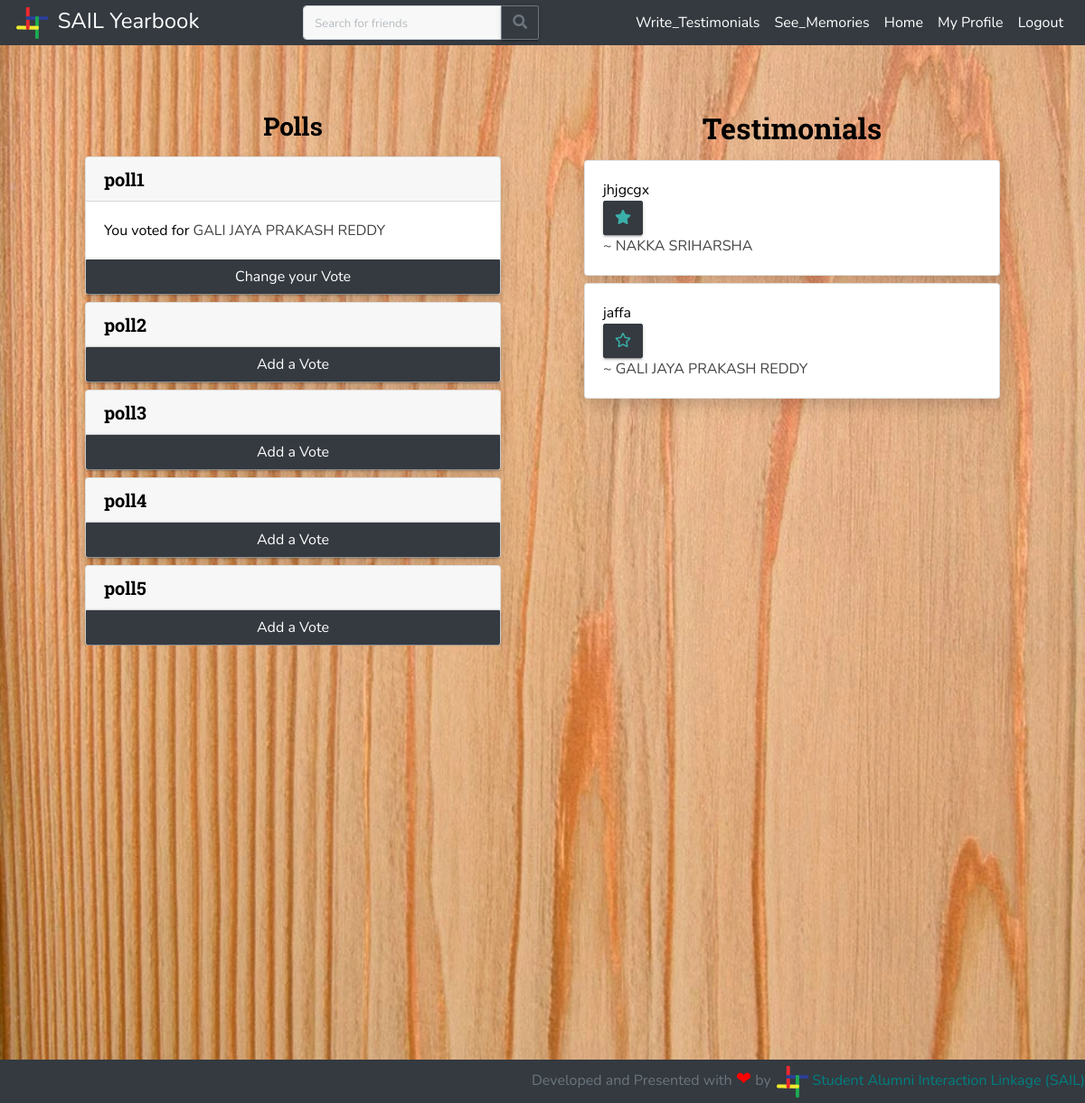
The app's page / (signed in) with its own data.
### students/models.py (models this page shows, shortened)
class PollQuestion(models.Model):
    question = models.CharField(max_length=200)

class Profile(models.Model):
    btech = '01'
    mtech = '41'
    phd = '61'
    msc = '21'
    msr = '43'
    ma = '22'
    bdes = '02'
    mdes = '42'
    error = '00'
    program_values = (
        (btech, 'BTech'),
        (mtech, 'MTech'),
        (phd, 'PhD'),
        (msc, 'MSc'),
        (msr, 'MS-R'),
        (ma, 'MA'),
        (bdes, 'BDes'),
        (mdes, 'MDes'),
        (error, 'Error')
    )
    cse = '01'
    ece = '02'
    me = '03'
    ce = '04'
    dd = '05'
    bsbe = '06'
    cl = '07'
    cst = '22'
    eee = '08'
    ma = '23'
    ph = '21'
    rt = '54'
    hss = '41'
    enc = '51'
    env = '52'
    nt = '53'
    lst = '55'
    department_values = (
        (cse, 'Computer Science & Engineering'),
        (ece, 'Electronics & Communication Engineering'),
        (me, 'Mechanical Engineering'),
        (ce, 'Civil Engineering'),
        (dd, 'Design'),
        (bsbe, 'Biosciences & Bioengineering'),
        (cl, 'Chemical Engineering'),
        (cst, 'Chemical Science & Technology'),
        (eee, 'Electronics & Electrical Engineering'),
        (ma, 'Mathematics & Computing'),
        (ph, 'Engineering Physics'),
        (rt, 'Rural Technology'),
        (hss, 'Humanities & Social Sciences'),
        (enc, 'Centre for Energy'),
        (env, 'Centre for Environment'),
        (nt, 'Centre for Nanotechnology'),
        (lst, 'Centre for Linguistic Science & Technology'),
        (error, 'Error')
    )
    profile_pic = models.ImageField(upload_to='profile_pics/', default='profile_pics/no-profile-pic.png')
    user = models.ForeignKey(User, on_delete=models.CASCADE)
    full_name = models.CharField(max_length=100)
    private = models.BooleanField(default=False)
    rollno = models.IntegerField()
    program = models.CharField(max_length=2, choices=program_values)
    department = models.CharField(max_length=3, choices=department_values)
    phone = models.IntegerField(default=+919999999999)
    alt_email = models.EmailField(max_length=300,default="not_found@gmail.com")
    bio = models.TextField(max_length=1000)
    graduating = models.BooleanField(default=False)

class Testimonial(models.Model):
    favourite = models.BooleanField(default=False)
    given_by = models.ForeignKey(Profile, null=True, on_delete=models.CASCADE, related_name='given_by')
    content = models.TextField(max_length=1000)
    given_to = models.ForeignKey(Profile, null=True, on_delete=models.CASCADE, related_name='given_to')

### students/views.py (the view)
# urls.py: 2. Add a URL to urlpatterns:  path('', views.home, name='home')
@login_required
def home(request):
    if request.method == 'GET':
        if request.user and not request.user.is_anonymous:
            logged_in = True
        else:
            logged_in = False
        if logged_in:
            user = User.objects.filter(username=request.user.username).first()
            poll_questions = PollQuestion.objects.all()
            polls = {}
            if user.is_superuser:
                for question in poll_questions:
                    answers = PollAnswer.objects.filter(question=question)
                    answers_count = answers.count()
                    poll_dict = {}
                    for answer in answers:
                        if answer.answer in poll_dict.keys():
                            poll_dict[answer.answer].append(answer.voted_by)
                        else:
                            poll_dict[answer.answer] = [answer.voted_by]
                    polls[(question, answers_count)] = sorted(poll_dict.items(), key=votes_sort_key, reverse=True)
                context = {
                    'polls': polls,
                    'user': user,
                    'logged_in': logged_in
                }
                return render(request, 'admin_home.html', context)
            else:
                user_profile = Profile.objects.filter(user=user).first()
                if not user_profile.graduating:
                    context = {
                        'user': user,
                        'user_profile': user_profile,
                        'logged_in': logged_in
                    }
                    return render(request, 'home.html', context)
                else:
                    testimonials = Testimonial.objects.filter(given_to=user_profile).order_by('-id')
                    for question in poll_questions:
                        answers = PollAnswer.objects.filter(question=question)
                        myanswer = answers.filter(voted_by=user_profile).first()
                        if myanswer:
                            myanswer = myanswer.answer
                        else:
                            myanswer = None
                        poll_nominees = []
                        for answer in answers:
                            if answer.answer not in poll_nominees:
                                poll_nominees.append(answer.answer)
                        polls[(question, myanswer)] = sorted(poll_nominees, key=nominees_sort_key)
                    context = {
                        'testimonials': testimonials,
                        'polls': polls,
                        'user': user,
                        'user_profile': user_profile,
                        'logged_in': logged_in
                    }
                    return render(request, 'home.html', context)
        else:
            return HttpResponseRedirect(reverse('login'))
    else:
        return error404(request)

### students/views.py (called while the page is built)
def nominees_sort_key(item):
    return item.full_name

### students/templates/home.html (shortened to what this page needs)
{% extends 'base.html' %}
{% block content %}
{% load static %}
   <head>
      <link rel="stylesheet" href="{% static 'assets/css/bootstrap.min.css' %}">
      <link rel="stylesheet" href="{% static 'assets/css/font-awesome-all.min.css'%}">
      <link rel="stylesheet" type="text/css" href="{% static 'assets/css/style.css' %}" />
  </head>
  <body>
     <div class="container-fluid">
        <div class="row mx-lg-5 mt-4">
            {% if user_profile.graduating %}
                <div class="col-lg-3"></div>
            <div class="col-lg-12 container-fluid d-flex"  style="color:black;">
                <div class="col-lg-6 flex-column">
                    <h3 class="text-center">Polls</h3>
                    <div class="container"  style="height:549px;overflow:auto;">
                        {% for question, nominees in polls.items %}
                            <div class="card shadow my-2 mx-lg-3">
                                <div class="card-header">
                                    <h5 class="mb-0">{{ question.0.question }}</h5>
                                </div>
                                {% if question.1 %}
                                <div class="card-body">
                                    <p class="mb-0">You voted for <a href="{% url 'profile' question.1.user.username %}">{{ question.1.full_name }}</a></p>
                                </div>
                                {% endif %}
                                <button type="button" class="btn btn-dark" style="border-top-right-radius: 0;border-top-left-radius: 0;width: 100%;" data-toggle="modal" data-target="#add-vote-modal-{{ question.0.id }}">
                                    {% if question.1 %}Change your{% else %}Add a{% endif %} Vote
                                </button>
                            </div>
                        {% endfor %}
                    </div>
                </div>
                <div class="col-lg-6 flex-column">
                        <h2 class="text-center" style="font-weight: bold;" >Testimonials</h2>
                    <div class="container" style="height:544px;overflow:auto;">
                        {% for testimonial in testimonials %}
                            <div class="card shadow my-2 mx-lg-3" id="testimonial-{{ testimonial.id }}">
                                <div class="card-body">
                                    <p class="card-text">
                                        {{ testimonial.content | linebreaksbr }}
                                    </p>
                                    <p class="float-left my-0" style="width:fit-content;">
                                        {% if 1 %}
                                            {% if testimonial.favourite %}
                                                <button class="btn btn-dark" onclick="favouriteTestimonial({{ testimonial.id }})" data-toggle="tooltip" title="Remove the testimonial from favourites to not show it on your final Yearbook">
                                                    <i style="color: #3aafa9;" class="fas fa-star"></i>
                                                </button>
                                            {% else %}
                                                <button class="btn btn-dark" onclick="favouriteTestimonial({{ testimonial.id }})" data-toggle="tooltip" title="Add the testimonial to favourites to show it on your final Yearbook">
                                                    <i style="color: #3aafa9;" class="far fa-star"></i>
                                                </button>
                                            {% endif %}
                                        {% endif %}
                                    </p>
                                    <p class="float-right my-0">
                                        <a href="{% url 'profile' testimonial.given_by.user.username %}">
                                            ~ {{ testimonial.given_by.full_name }}
                                        </a>
                                    </p>
                                </div>
                            </div>
                        {% endfor %}
                    </div>
                </div>
            </div>
                <div class="col-lg-3"></div>
            {% else %}
                <div class="col-lg-3"></div>
                <div class="col-lg-6">
                    <h2 class="text-center">Search for the graduating batch students, above to give testimonials.</h2>
                </div>
                <div class="col-lg-3"></div>
            {% endif %}
        </div>
    </div>
  </body>
{% endblock %}

### students/static/css/extra.css (style rules this page uses)
body { background-image:url("../img/wood3.jpg"); background-attachment:fixed; background-position: center; background-size:cover; }

### students/static/assets/css/style.css (style rules this page uses)
* { margin: 0px; padding: 0px; list-style: none; }
a { text-decoration: none; outline: none; color: #444; }
html, body { height: 100%; }
p { margin-bottom: 0px; width: 100%; }
.h-100 { height: 100%; }
::placeholder { color: #747f8a !important; font-size: 13px; opacity: .5 !important; }
.container-fluid { padding: 0px; }
h1, h2, h3, h4, h5, h6 { font-family: "mouse-500", Arial, Helvetica, sans-serif; }
body { background-color: #f7f7ff !important; font-family: "mouse-300", Arial, Helvetica, sans-serif; color: #3aafa9; }
.btn { box-shadow: 0 3px 1px -2px rgba(0, 0, 0, 0.2), 0 2px 2px 0 rgba(0, 0, 0, 0.14), 0 1px 5px 0 rgba(0, 0, 0, 0.12); border-radius: 2px; }
.container { max-width: 1100px; }

### students/templates/base.html (style rules this page uses)
a { color:teal; }
body { padding-top:50px; }

### records on screen
PollQuestion: question "poll1", full_name "GALI JAYA PRAKASH REDDY", {{ question.0.id }} 1 (drawn), shows "Change your"
PollQuestion: question "poll2", shows "Add a"
PollQuestion: question "poll3", shows "Add a"
PollQuestion: question "poll4", shows "Add a"
PollQuestion: question "poll5", shows "Add a"
Testimonial: content "jhjgcgx", given_by.full_name "NAKKA SRIHARSHA"
Testimonial: content "jaffa", given_by.full_name "GALI JAYA PRAKASH REDDY"
